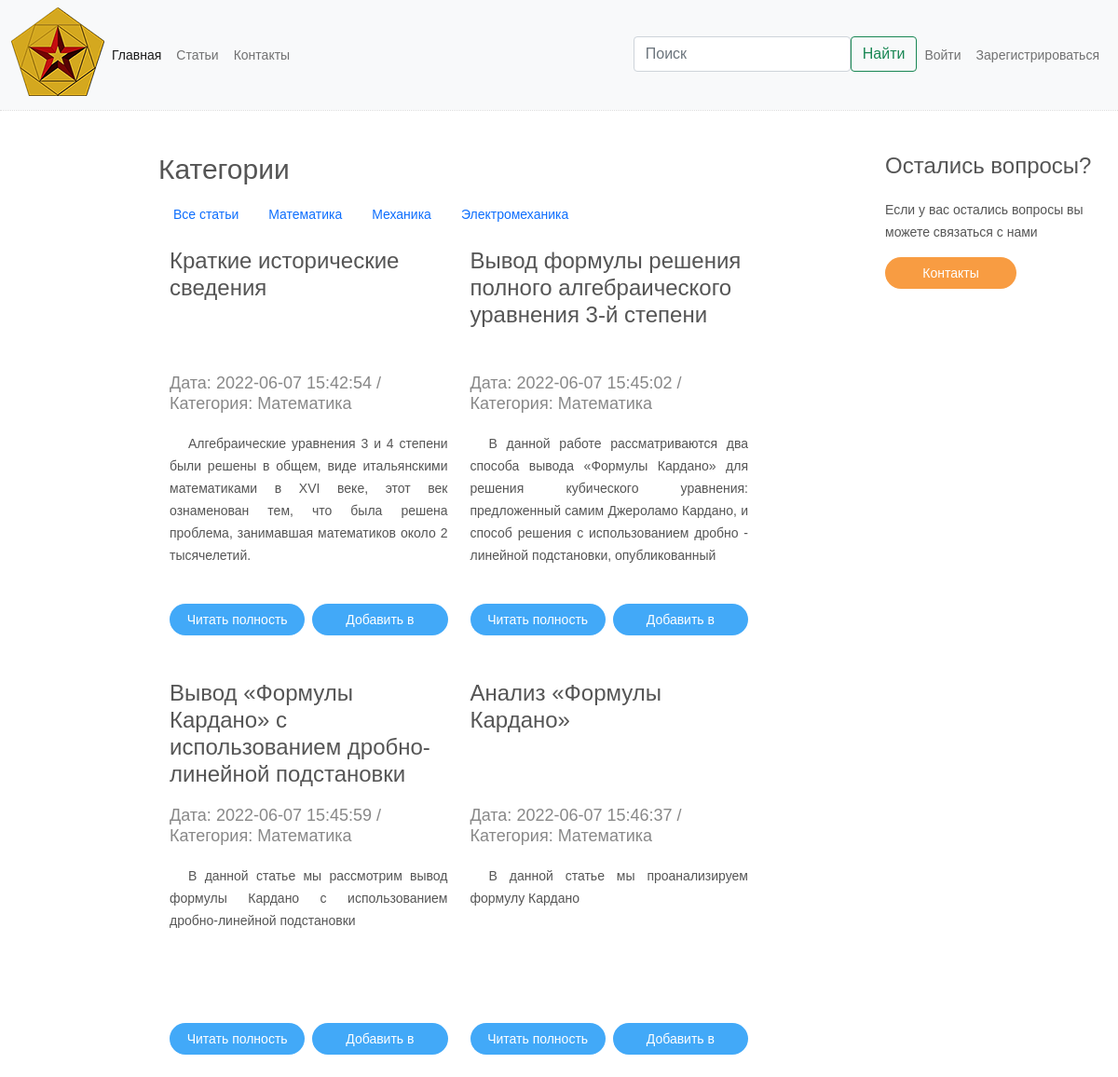
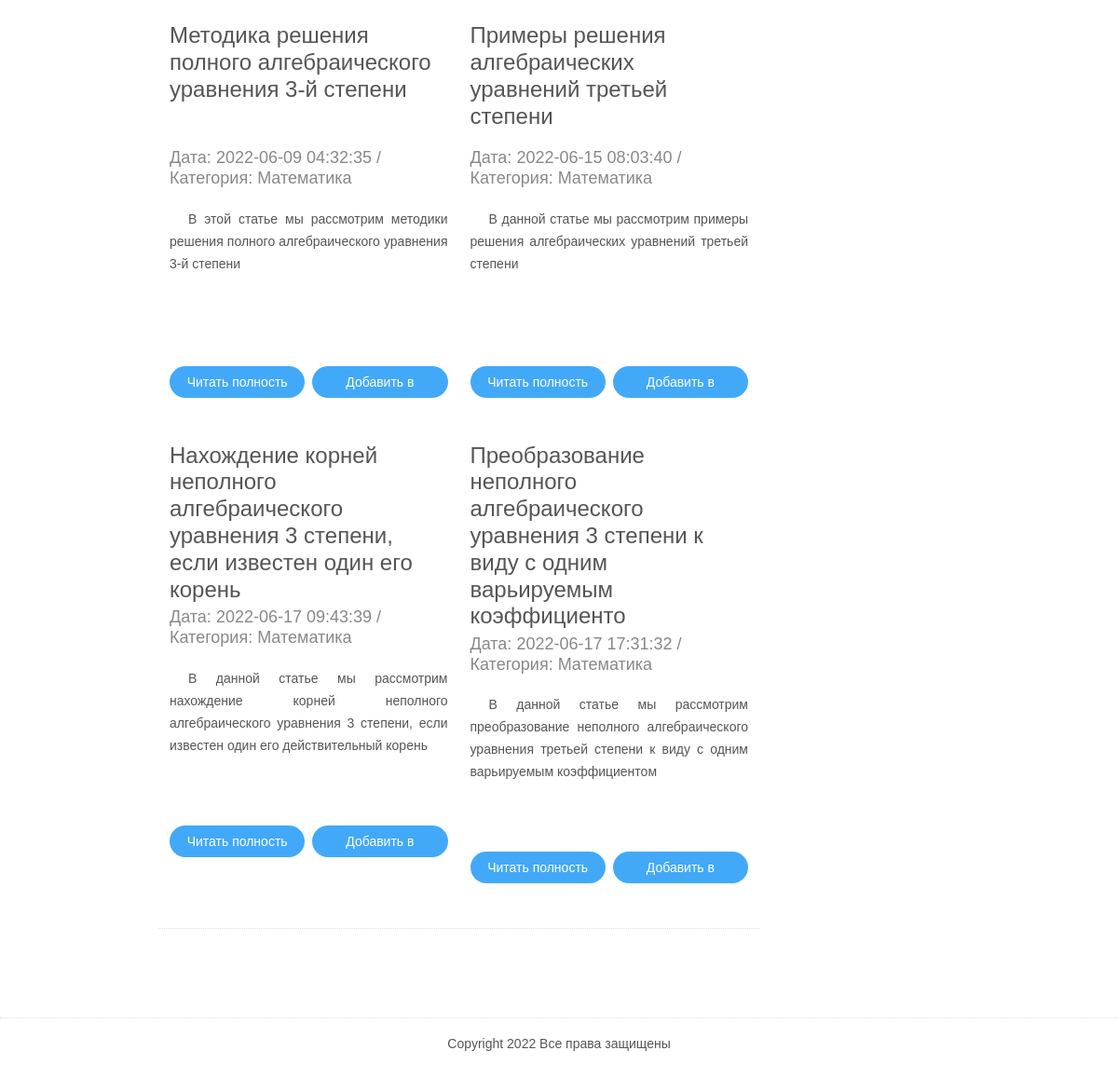
/page/articles.php, run on the app's committed database (2 pictures, top to bottom).
### tables this page shows
CREATE TABLE IF NOT EXISTS `articles` (
  `id` int(10) UNSIGNED NOT NULL AUTO_INCREMENT,
  `name` varchar(100) DEFAULT NULL,
  `descr` text,
  `text` text,
  `text_compl` text,
  `keywords` varchar(255) NOT NULL,
  `description` varchar(255) NOT NULL,
  `comments` int(11) DEFAULT NULL,
  `category` varchar(255) NOT NULL,
  `data` datetime DEFAULT NULL,
  PRIMARY KEY (`id`)
);

### include/functions.php (called while the page is built, shortened)
<?php
function translate_category($category)
{
    $translation = [
        "math" => "Математика",
        "mechanics" => "Механика",
        "electromechanics" => "Электромеханика",
    ];
    return $translation[$category];
}

### page/articles.php (the view, shortened to what this page needs)
<?php
require '../include/header_page.php';
require '../include/connect_db.php';
$stmt = $mysql->prepare("SELECT * FROM users WHERE id = ?");
$stmt->bind_param("s", $_SESSION['id']);
$stmt->execute();
$user_info = $stmt->get_result();
$user = $user_info->fetch_assoc();
$stmt = $mysql->prepare('SELECT * FROM articles');
$stmt->execute();
$articles_info = $stmt->get_result();
?>
<div id="main">
  <div id="content">
    <div class="mb-3">
      <h1>Категории</h1>
      <div class="d-flex">
        <a class="nav-link" href="articles.php">Все статьи</a>
        <a class="nav-link" href="articles.php?get=math">Математика</a>
        <a class="nav-link" href="articles.php?get=mechanics">Механика</a>
        <a class="nav-link" href="articles.php?get=electromechanics">Электромеханика</a>
      </div>
    </div>
    <div class="post ">
      <div class="container-xxl">
        <div class="row">
      <?php while ($art = $articles_info->fetch_assoc()) {
         ?>
            <div class="col-sm-6">
        <h3 class="post-title"><a href="page.php?id=<?= $art['id'] ?>"><?= $art['name'] ?></a></h3>
        <h3 class="post-meta">Дата: <?= $art['data'] ?> / Категория: <?= translate_category($art['category']); ?>
        </h3>
        <p class="text-just post-lendth"><?= $art['descr'] ?></p>
        <div class="d-flex mb-5">
          <a href="page.php?id=<?= $art['id'] ?>" class="more-link me-2">Читать полность</a>
          <?php if (empty($_SESSION['id'])) { ?>
            <a href="register.php" class="more-link">Добавить в избранное</a>
          <?php } else { ?>
            <a href="../include/follow_art.php?article_id=<?= $art['id'] ?>&user_id=<?= $user['id'] ?>" class="more-link">Добавить в избранное</a>
          <?php } ?>
        </div>
          </div>
      <?php
      } ?>
    </div>
              </div>
      </div>
    <div class="post-line"></div>
  </div>
  <div id="sidebar">
    <div id="hire">
      <h3 class="sidebar-title">Остались вопросы?</h3>
      <p>Если у вас остались вопросы вы можете связаться с нами</p>
      <a class="sidebar-button" href="contact.php">Контакты</a>
    </div>
  </div>
</div>
<?php require '../include/footer.php'; ?>

### include/header_page.php (shortened to what this page needs)
<?php session_start();
require "functions.php";
?>
<!DOCTYPE html>
<html lang="ru">
<head>
    <link type="text/css" rel="stylesheet" href="../styles/bootstrap.min.css">
    <link type="text/css" rel="stylesheet" href="../styles/style.css" />
    <link type="text/css" rel="stylesheet" href="../styles/skin.css" />
    <link type="text/css" rel="stylesheet" href="../styles/profile.css" />
</head>
<body class="home">
    <nav class="navbar navbar-expand-lg navbar-light bg-light">
        <div class="container-fluid">
            <a href="../index.php"><img src="../images/logo.png" /></a>
            <div class="collapse navbar-collapse" id="navbarSupportedContent">
                <ul class="navbar-nav me-auto mb-2 mb-lg-0">
                    <li class="nav-item ms-auto">
                        <a class="nav-link active" aria-current="page" href="../index.php">Главная </a>
                    </li>
                    <li class="nav-item ms-auto">
                        <a class="nav-link" href="articles.php">Статьи</a>
                    </li>
                    <li class="nav-item ms-auto">
                        <a class="nav-link" href="contact.php">Контакты</a>
                    </li>
                </ul>
                <ul class="navbar-nav">
                    <li class="nav-item ms-auto">
                        <form action="search.php" class="d-flex me-auto" method="post">
                            <input class="form-control mr-2" type="search" required placeholder="Поиск" name="query" aria-label="Search">
                            <button class="btn btn-outline-success" name="do_query" type="submit">Найти</button>
                        </form>
                    </li>
                    <?php if (!isset($_SESSION['status']) ?? NULL) { ?>
                        <li class="nav-item ms-auto"><a class="nav-link" href="login.php">Войти</a></li>
                        <li class="nav-item ms-auto"><a class="nav-link" href="register.php">Зарегистрироваться</a></li>
                    <?php }
                    ?>
                </ul>
            </div>
        </div>
    </nav>
    <div class="post-line"></div>

### include/footer.php (shortened to what this page needs)
<footer id="footer">
    <p class="copyright">Copyright 2022 Все права защищены
</footer>
</body>
</html>

### styles/style.css (style rules this page uses)
body { font-family: arial, sans-serif; background-color: #fff; color: #555; line-height: 24px; font-size: 14px; }
h1 { font-size: 30px; margin: 0 0 10px 0; }
h3 { font-size: 24px; margin: 40px 0 20px 0; }
p { margin: 0 0 15px 0; }
a { text-decoration: none; color: #2684cd; }
.post-line { clear: both; border-bottom: 1px #ddd dotted; margin: 0px 0 45px 0; }
#main { margin: 0px 0 50px 0; width: 100%; float: right; }
#content { padding: 0 385px 0 0; display: block; margin-left: 170px; float: left; }
.post { align-items: center; min-width: 250px; }
.post-title { margin: 0; min-height: 95px; max-width: 400px !important; }
.post-title a { display: inline-block; font-size: 24px; color: #555; min-height: 130px; }
.post-lendth { display: inline-block; min-height: 130px; }
.post-meta, .post-meta a { margin: 5px 0 20px 0; font-size: 18px; color: #888; text-decoration: none; }
.more-link { display: block; background-color: #42a9f8; width: 100%; height: 34px; color: #fff; text-align: center; padding: 5px 0; margin: 25px 0 0 0; border-radius: 20px; }
#sidebar { position: fixed; top: 10; right: 0; width: 300px; }
#sidebar .sidebar-title { margin-top: 0; }
#sidebar .sidebar-button { clear: both; display: block; background-color: #f89c42; width: 141px; height: 34px; color: #fff; text-align: center; padding: 5px 0; border-radius: 20px; }
#footer { float: left; border-top: 1px #ddd dotted; padding: 15px 0 10px 0; width: 100%; text-align: center; }
:root { --bg-primary: #3a3a3a; --main-color: white; --secondary-color: #89ff89; font-family: 'Noto-sans', sans-serif; }
.text-just { text-align: justify; text-indent: 20px; }
@media (max-width: 1269px) { #sidebar { position: fixed; top: 10; right: 0; width: 250px; } }

### data on the page
articles: name "Краткие исторические сведения", data "2022-06-07 15:42:54", descr "Алгебраические уравнения 3 и 4 степени были решены в общем, виде итальянскими математиками в XVI веке, этот век ознаменован тем, что была решена проблема, занимавшая математиков около 2 тысячелетий."
articles: name "Вывод формулы решения полного алгебраического уравнения 3-й степени", data "2022-06-07 15:45:02", descr "В данной работе рассматриваются два способа вывода «Формулы Кардано» для решения кубического уравнения: предложенный самим Джероламо Кардано, и способ решения с использованием дробно - линейной подстановки, опубликованный"
articles: name "Вывод «Формулы Кардано» с использованием дробно-линейной подстановки", data "2022-06-07 15:45:59", descr "В данной статье мы рассмотрим вывод формулы Кардано с использованием дробно-линейной подстановки"
articles: name "Анализ «Формулы Кардано»", data "2022-06-07 15:46:37", descr "В данной статье мы проанализируем формулу Кардано"
articles: name "Методика решения полного алгебраического уравнения 3-й степени", data "2022-06-09 04:32:35", descr "В этой статье мы рассмотрим методики решения полного алгебраического уравнения 3-й степени"
articles: name "Примеры решения алгебраических уравнений третьей степени", data "2022-06-15 08:03:40", descr "В данной статье мы рассмотрим примеры решения алгебраических уравнений третьей степени"
articles: name "Нахождение корней неполного алгебраического уравнения 3 степени, если известен один его корень", data "2022-06-17 09:43:39", descr "В данной статье мы рассмотрим нахождение корней неполного алгебраического уравнения 3 степени, если известен один его действительный корень"
articles: name "Преобразование неполного алгебраического уравнения 3 степени к виду с одним варьируемым коэффициенто", data "2022-06-17 17:31:32", descr "В данной статье мы рассмотрим преобразование неполного алгебраического уравнения третьей степени к виду с одним варьируемым коэффициентом"
